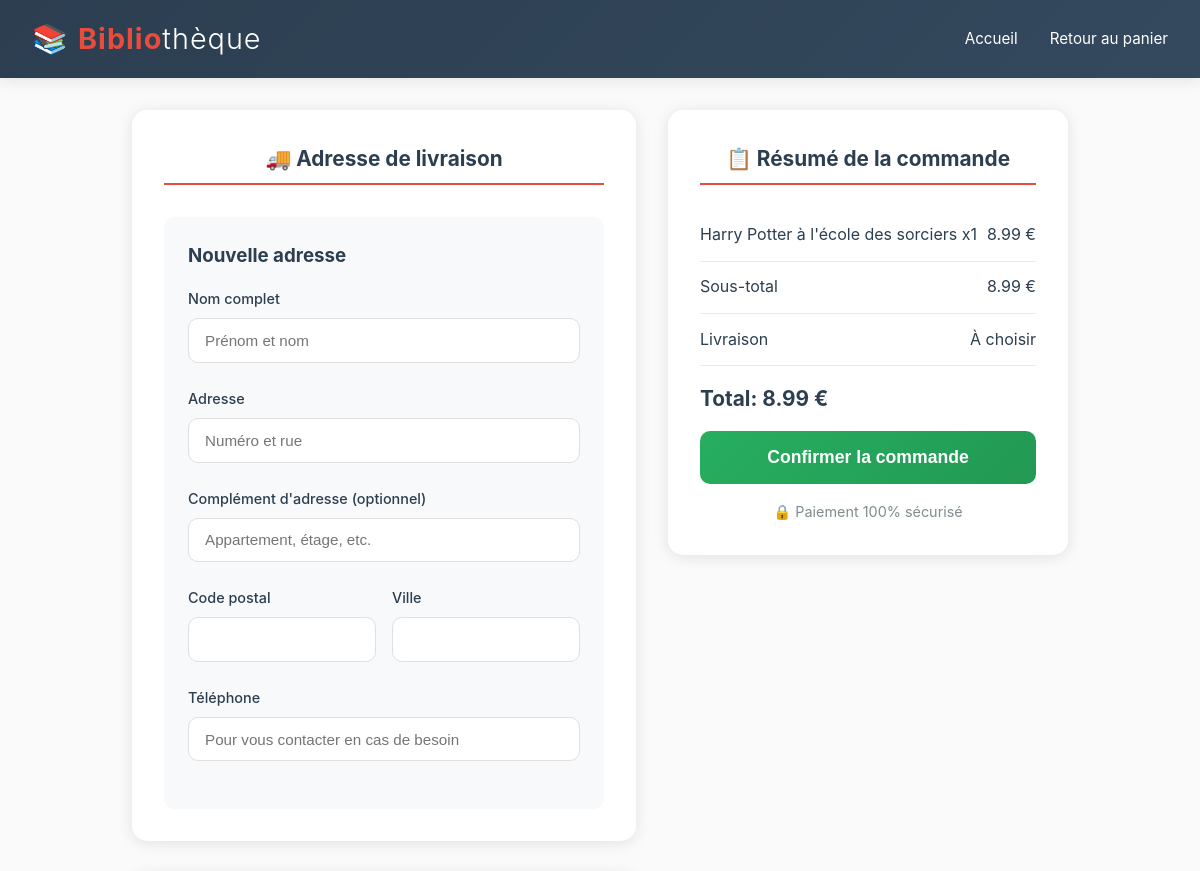
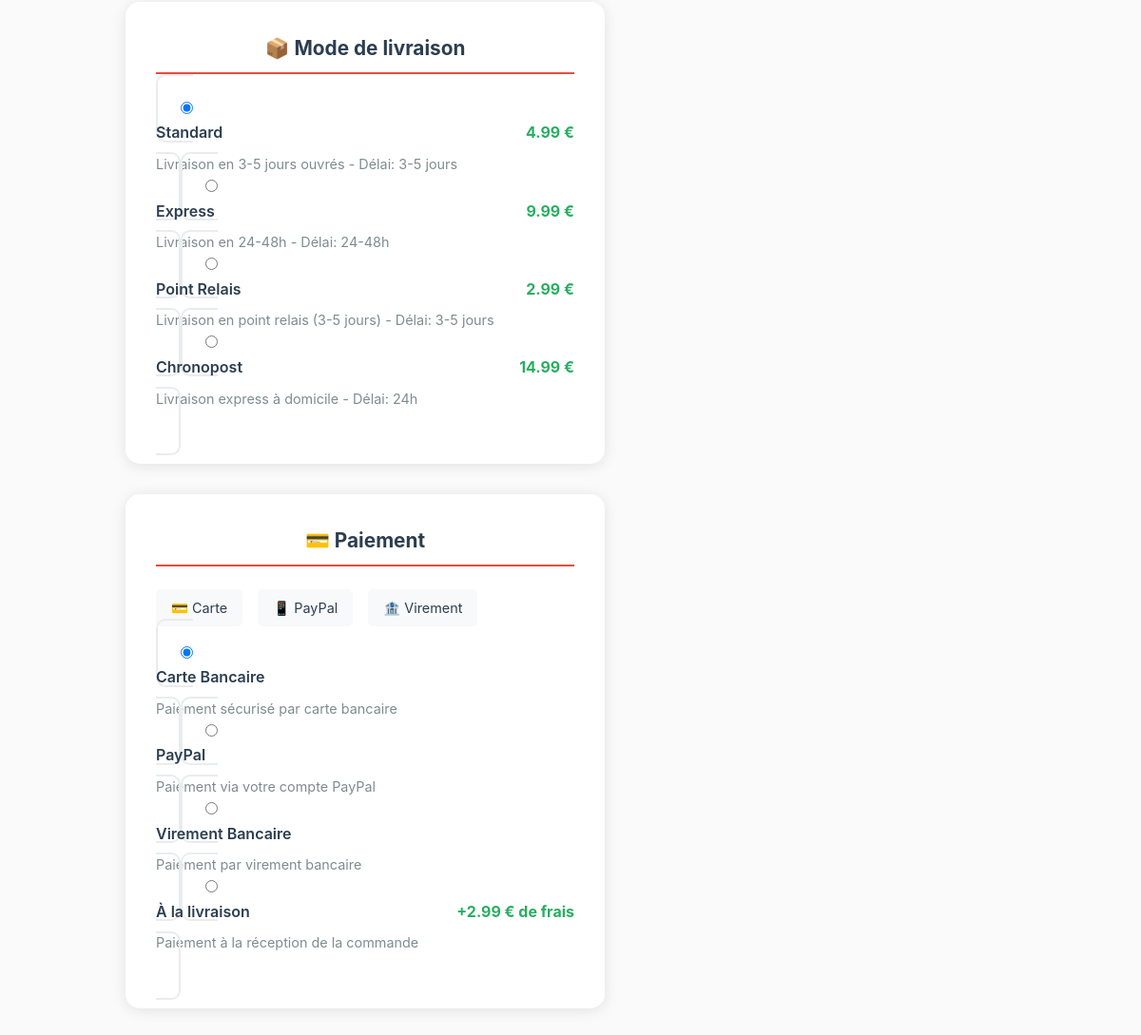
Screenshot of /commander.php (signed in) with the database file from the repository (2 pictures, top to bottom).
### tables this page shows
CREATE TABLE modes_livraison (
        id INTEGER PRIMARY KEY AUTOINCREMENT,
        nom TEXT NOT NULL,
        description TEXT,
        delai TEXT,
        prix DECIMAL(10,2) NOT NULL,
        est_actif INTEGER DEFAULT 1
    );

CREATE TABLE methodes_paiement (
        id INTEGER PRIMARY KEY AUTOINCREMENT,
        nom TEXT NOT NULL,
        type TEXT NOT NULL,
        description TEXT,
        frais DECIMAL(10,2) DEFAULT 0,
        est_actif INTEGER DEFAULT 1
    );

CREATE TABLE panier (
        id INTEGER PRIMARY KEY AUTOINCREMENT,
        user_id INTEGER NOT NULL,
        livre_id INTEGER NOT NULL,
        quantite INTEGER DEFAULT 1,
        date_ajout DATETIME DEFAULT CURRENT_TIMESTAMP
    );

CREATE TABLE livres (
        id INTEGER PRIMARY KEY AUTOINCREMENT,
        titre TEXT NOT NULL,
        auteur TEXT NOT NULL,
        categorie TEXT NOT NULL,
        prix DECIMAL(10,2) NOT NULL,
        stock INTEGER DEFAULT 10,
        description_courte TEXT,
        description_longue TEXT
    );

### commander.php (the view, shortened to what this page needs)
<?php
require_once 'config.php';
$user_id = $_SESSION['user_id'];
$panier = $db->prepare("
    SELECT p.*, l.titre, l.prix, l.stock
    FROM panier p
    JOIN livres l ON p.livre_id = l.id
    WHERE p.user_id = ?
");
$panier->execute([$user_id]);
$articles = $panier->fetchAll();
$modes_livraison = $db->query("SELECT * FROM modes_livraison WHERE est_actif = 1")->fetchAll();
$methodes_paiement = $db->query("SELECT * FROM methodes_paiement WHERE est_actif = 1")->fetchAll();
$sous_total = 0;
foreach($articles as $a) {
    $sous_total += $a['prix'] * $a['quantite'];
}
?>
<!DOCTYPE html>
<html lang="fr">
<head>
    <link rel="stylesheet" href="style.css">
</head>
<body>
    <header class="header">
        <div class="header-content">
            <div class="logo">
                <a href="index.php">📚 <span>Biblio</span>thèque</a>
            </div>
            <div class="nav-links">
                <a href="index.php">Accueil</a>
                <a href="panier.php">Retour au panier</a>
            </div>
        </div>
    </header>
    <div class="checkout-container">
        <form method="post">
            <div class="checkout-grid">
                <div>
                    <div class="checkout-section">
                        <h2 class="section-title">🚚 Adresse de livraison</h2>
                        <div class="new-address-form">
                            <h3 style="margin-bottom: 1rem;">Nouvelle adresse</h3>
                            <div class="form-group">
                                <label>Nom complet</label>
                                <input type="text" name="nom_complet" placeholder="Prénom et nom" required>
                            </div>
                            <div class="form-group">
                                <label>Adresse</label>
                                <input type="text" name="adresse" placeholder="Numéro et rue" required>
                            </div>
                            <div class="form-group">
                                <label>Complément d'adresse (optionnel)</label>
                                <input type="text" name="complement" placeholder="Appartement, étage, etc.">
                            </div>
                            <div class="form-row">
                                <div class="form-group">
                                    <label>Code postal</label>
                                    <input type="text" name="code_postal" required>
                                </div>
                                <div class="form-group">
                                    <label>Ville</label>
                                    <input type="text" name="ville" required>
                                </div>
                            </div>
                            <div class="form-group">
                                <label>Téléphone</label>
                                <input type="tel" name="telephone" placeholder="Pour vous contacter en cas de besoin" required>
                            </div>
                        </div>
                    </div>
                    <div class="checkout-section">
                        <h2 class="section-title">📦 Mode de livraison</h2>
                        <?php foreach($modes_livraison as $mode): ?>
                        <label class="livraison-option">
                            <input type="radio" name="mode_livraison" value="<?= $mode['id'] ?>" <?= $mode['id'] == 1 ? 'checked' : '' ?> required>
                            <div class="livraison-header">
                                <span class="livraison-nom"><?= htmlspecialchars($mode['nom']) ?></span>
                                <span class="livraison-prix"><?= number_format($mode['prix'], 2) ?> €</span>
                            </div>
                            <div class="livraison-delai"><?= htmlspecialchars($mode['description']) ?> - Délai: <?= $mode['delai'] ?></div>
                        </label>
                        <?php endforeach; ?>
                    </div>
                    <div class="checkout-section">
                        <h2 class="section-title">💳 Paiement</h2>
                        <div class="payment-icons">
                            <span class="payment-icon">💳 Carte</span>
                            <span class="payment-icon">📱 PayPal</span>
                            <span class="payment-icon">🏦 Virement</span>
                        </div>
                        <?php foreach($methodes_paiement as $methode): ?>
                        <label class="livraison-option">
                            <input type="radio" name="mode_paiement" value="<?= $methode['type'] ?>" <?= $methode['type'] == 'cb' ? 'checked' : '' ?> required>
                            <div class="livraison-header">
                                <span class="livraison-nom"><?= htmlspecialchars($methode['nom']) ?></span>
                                <?php if($methode['frais'] > 0): ?>
                                    <span class="livraison-prix">+<?= number_format($methode['frais'], 2) ?> € de frais</span>
                                <?php endif; ?>
                            </div>
                            <div class="livraison-delai"><?= htmlspecialchars($methode['description']) ?></div>
                        </label>
                        <?php endforeach; ?>
                    </div>
                </div>
                <div>
                    <div class="resume-commande">
                        <h2 class="section-title">📋 Résumé de la commande</h2>
                        <?php foreach($articles as $article): ?>
                        <div class="resume-item">
                            <span><?= htmlspecialchars($article['titre']) ?> x<?= $article['quantite'] ?></span>
                            <span><?= number_format($article['prix'] * $article['quantite'], 2) ?> €</span>
                        </div>
                        <?php endforeach; ?>
                        <div class="resume-item">
                            <span>Sous-total</span>
                            <span><?= number_format($sous_total, 2) ?> €</span>
                        </div>
                        <div class="resume-item" id="frais-livraison-display">
                            <span>Livraison</span>
                            <span id="frais-montant">À choisir</span>
                        </div>
                        <div class="resume-total" id="total-display">
                            Total: <?= number_format($sous_total, 2) ?> €
                        </div>
                        <button type="submit" name="commander" class="btn-checkout">
                            Confirmer la commande
                        </button>
                        <p style="text-align: center; margin-top: 1rem; font-size: 0.9rem; color: var(--text-light);">
                            🔒 Paiement 100% sécurisé
                        </p>
                    </div>
                </div>
            </div>
        </form>
    </div>
</body>
</html>

### style.css (style rules this page uses)
* { margin: 0; padding: 0; box-sizing: border-box; }
:root { --primary: #2c3e50; --secondary: #34495e; --accent: #e74c3c; --light: #ecf0f1; --dark: #2c3e50; --success: #27ae60; --warning: #f39c12; --danger: #e74c3c; --text: #2c3e50; --text-light: #7f8c8d; --white: #ffffff; --shadow: 0 2px 15px rgba(0,0,0,0.1); --transition: all 0.3s ease; }
body { font-family: -apple-system, BlinkMacSystemFont, 'Segoe UI', Roboto, Oxygen, Ubuntu, Cantarell, sans-serif; background: #fafafa; color: var(--text); line-height: 1.6; }
.header { background: linear-gradient(135deg, var(--primary) 0%, var(--secondary) 100%); color: var(--white); padding: 1rem 2rem; position: sticky; top: 0; z-index: 1000; box-shadow: var(--shadow); }
.header-content { max-width: 1200px; margin: 0 auto; display: flex; justify-content: space-between; align-items: center; }
.logo { font-size: 1.8rem; font-weight: 300; letter-spacing: 1px; }
.logo a { color: var(--white); text-decoration: none; transition: var(--transition); }
.logo span { font-weight: 700; color: var(--accent); }
.nav-links { display: flex; gap: 2rem; align-items: center; }
.nav-links a { color: var(--white); text-decoration: none; font-size: 0.95rem; font-weight: 400; transition: var(--transition); position: relative; padding: 0.5rem 0; }
.nav-links a::after { content: ''; position: absolute; bottom: 0; left: 0; width: 0; height: 2px; background: var(--accent); transition: var(--transition); }
.section-title { text-align: center; margin-bottom: 3rem; position: relative; }
.form-group { margin-bottom: 1.5rem; }
.form-group label { display: block; margin-bottom: 0.5rem; color: var(--text); font-weight: 500; font-size: 0.9rem; }
.form-group input, .form-group textarea, .form-group select { width: 100%; padding: 0.8rem 1rem; border: 1px solid #e0e0e0; border-radius: 10px; font-size: 0.95rem; transition: var(--transition); }

### commander.php (style rules this page uses)
.checkout-container { max-width: 1000px; margin: 2rem auto; padding: 0 2rem; }
.checkout-grid { display: grid; grid-template-columns: 1fr 400px; gap: 2rem; }
.checkout-section { background: white; border-radius: 15px; padding: 2rem; margin-bottom: 2rem; box-shadow: var(--shadow); }
.section-title { font-size: 1.3rem; color: var(--text); margin-bottom: 1.5rem; padding-bottom: 0.5rem; border-bottom: 2px solid var(--accent); }
.new-address-form { margin-top: 2rem; padding: 1.5rem; background: #f8f9fa; border-radius: 10px; }
.form-row { display: grid; grid-template-columns: 1fr 1fr; gap: 1rem; }
.livraison-option { border: 2px solid #e9ecef; border-radius: 10px; padding: 1.5rem; margin-bottom: 1rem; cursor: pointer; transition: var(--transition); }
.livraison-header { display: flex; justify-content: space-between; align-items: center; margin-bottom: 0.5rem; }
.livraison-nom { font-weight: 600; color: var(--text); }
.livraison-prix { font-weight: 700; color: var(--success); }
.livraison-delai { font-size: 0.9rem; color: var(--text-light); }
.resume-commande { background: white; border-radius: 15px; padding: 2rem; box-shadow: var(--shadow); position: sticky; top: 2rem; }
.resume-item { display: flex; justify-content: space-between; padding: 0.8rem 0; border-bottom: 1px solid #e9ecef; }
.resume-total { font-size: 1.3rem; font-weight: 700; color: var(--text); margin: 1rem 0; }
.btn-checkout { width: 100%; padding: 1rem; background: linear-gradient(135deg, var(--success) 0%, #229954 100%); color: white; border: none; border-radius: 10px; font-size: 1.1rem; font-weight: 600; cursor: pointer; transition: var(--transition); }
.payment-icons { display: flex; gap: 1rem; margin: 1rem 0; }
.payment-icon { padding: 0.5rem 1rem; background: #f8f9fa; border-radius: 5px; font-size: 0.9rem; }

### rows the page displays
modes_livraison: mode_livraison "☑ Standard 4.99 € Livraison en 3", nom "Standard", prix "4.99", description "Livraison en 3-5 jours ouvrés", delai "3-5 jours"
modes_livraison: mode_livraison "☐ Express 9.99 € Livraison en 24", nom "Express", prix "9.99", description "Livraison en 24-48h", delai "24-48h"
modes_livraison: mode_livraison "☐ Point Relais 2.99 € Livraison", nom "Point Relais", prix "2.99", description "Livraison en point relais (3-5 jours)", delai "3-5 jours"
modes_livraison: mode_livraison "☐ Chronopost 14.99 € Livraison e", nom "Chronopost", prix "14.99", description "Livraison express à domicile", delai "24h"
methodes_paiement: type "☑ Carte Bancaire Paiement sécuri", nom "Carte Bancaire", description "Paiement sécurisé par carte bancaire"
methodes_paiement: type "☐ PayPal Paiement via votre comp", nom "PayPal", description "Paiement via votre compte PayPal"
methodes_paiement: type "☐ Virement Bancaire Paiement par", nom "Virement Bancaire", description "Paiement par virement bancaire"
methodes_paiement: type "☐ À la livraison +2.99 € de frai", nom "À la livraison", frais "2.99", description "Paiement à la réception de la commande"
panier: livre.titre "Harry Potter à l'école des sorciers", quantite "1", $article['prix']*$article['quantite'] "8.99"

### other values shown
$sous_total "8.99"
